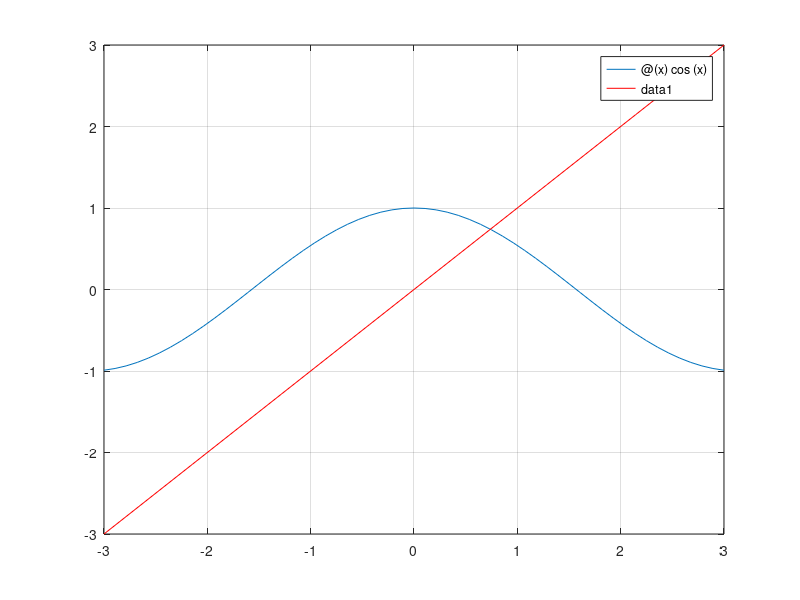

The MATLAB script that drew this image:
%script punto fijo del profesor

clear all; close all; clc

f = @(x) cos(x);

figure(1)
fplot(f,[-3,3])
hold on
fplot(@(x) x, [-3,3], 'r')
grid on

t = 1e-6;
Nmax = 100;

x = 1;

N = 0;
E = 1;

while(N < Nmax) && (E > t)
    E = x;
    N = N +1;
    x = f(x);
    E = abs(E - x);   
end

x
E
N
